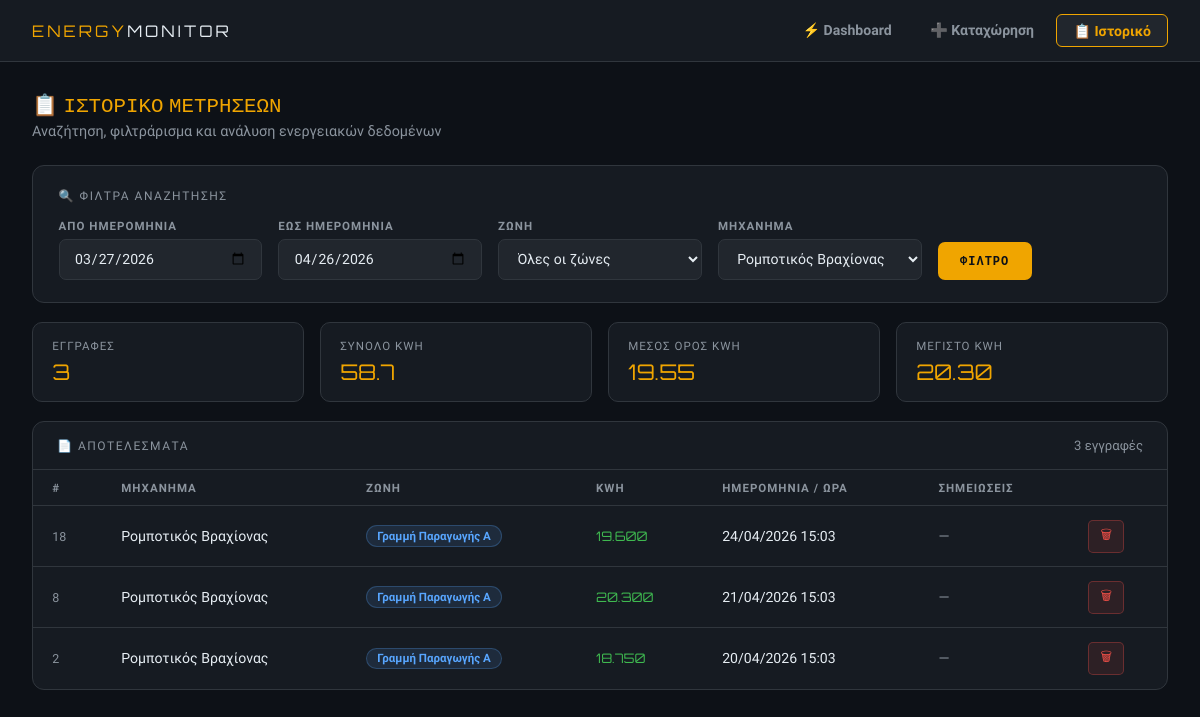
The app's page /history.php?machine_id=2 with its own data.
### tables this page shows
CREATE TABLE IF NOT EXISTS energy_readings (
    id          INT AUTO_INCREMENT PRIMARY KEY,
    machine_id  INT NOT NULL,
    kwh         DECIMAL(10,3) NOT NULL COMMENT 'Κατανάλωση σε kWh',
    recorded_at DATETIME NOT NULL,
    notes       TEXT,
    created_at  TIMESTAMP DEFAULT CURRENT_TIMESTAMP,
    FOREIGN KEY (machine_id) REFERENCES machines(id) ON DELETE CASCADE
);

CREATE TABLE IF NOT EXISTS machines (
    id              INT AUTO_INCREMENT PRIMARY KEY,
    zone_id         INT NOT NULL,
    name            VARCHAR(100) NOT NULL,
    model           VARCHAR(100),
    rated_power_kw  DECIMAL(8,2) NOT NULL COMMENT 'Ονομαστική ισχύς σε kW',
    status          ENUM('active','inactive','maintenance') DEFAULT 'active',
    created_at      TIMESTAMP DEFAULT CURRENT_TIMESTAMP,
    FOREIGN KEY (zone_id) REFERENCES zones(id) ON DELETE CASCADE
);

CREATE TABLE IF NOT EXISTS zones (
    id          INT AUTO_INCREMENT PRIMARY KEY,
    name        VARCHAR(100) NOT NULL,
    description TEXT,
    created_at  TIMESTAMP DEFAULT CURRENT_TIMESTAMP
);

### history.php (the view, shortened to what this page needs)
<?php
require_once 'config/db.php';
$f_machine = isset($_GET['machine_id']) ? (int) $_GET['machine_id'] : 0;
$f_from    = (!empty($_GET['from'])) ? $_GET['from'] : date('Y-m-d', strtotime('-30 days'));
$f_to      = (!empty($_GET['to']))   ? $_GET['to']   : date('Y-m-d');
$where = ["DATE(er.recorded_at) BETWEEN '$f_from' AND '$f_to'"];
if ($f_machine > 0) $where[] = "er.machine_id = $f_machine";
$where_sql = 'WHERE ' . implode(' AND ', $where);
$res = mysqli_query($con, "
    SELECT er.id, er.kwh, er.recorded_at, er.notes,
           m.name AS machine_name, z.name AS zone_name
    FROM energy_readings er
    JOIN machines m ON er.machine_id = m.id
    JOIN zones    z ON m.zone_id     = z.id
    $where_sql
    ORDER BY er.recorded_at DESC
    LIMIT 200
");
$rows = [];
while ($row = mysqli_fetch_assoc($res)) $rows[] = $row;
$sr = mysqli_query($con, "
    SELECT COUNT(*) AS cnt, SUM(er.kwh) AS total_kwh,
           AVG(er.kwh) AS avg_kwh, MAX(er.kwh) AS max_kwh
    FROM energy_readings er
    JOIN machines m ON er.machine_id = m.id
    $where_sql
");
$stats = mysqli_fetch_assoc($sr);
$mach_all = mysqli_query($con, "
    SELECT m.id, m.name, z.name AS zone_name
    FROM machines m JOIN zones z ON m.zone_id = z.id
    ORDER BY z.name, m.name
");
?>
<!DOCTYPE html>
<html lang="el">
<head>
</head>
<body>
<nav>
    <div class="logo">ENERGY<span>MONITOR</span></div>
    <div class="nav-links">
        <a href="index.php">⚡ Dashboard</a>
        <a href="add_reading.php">➕ Καταχώρηση</a>
        <a href="history.php" class="active">📋 Ιστορικό</a>
    </div>
</nav>
<div class="container">
    <div class="page-title">📋 ΙΣΤΟΡΙΚΟ ΜΕΤΡΗΣΕΩΝ</div>
    <div class="page-sub">Αναζήτηση, φιλτράρισμα και ανάλυση ενεργειακών δεδομένων</div>
    <div class="filter-card">
        <div class="filter-title">🔍 Φίλτρα Αναζήτησης</div>
        <form method="GET" action="history.php">
            <div class="filter-grid">
                <div>
                    <label>Από Ημερομηνία</label>
                    <input type="date" name="from" value="<?= htmlspecialchars($f_from) ?>">
                </div>
                <div>
                    <label>Έως Ημερομηνία</label>
                    <input type="date" name="to" value="<?= htmlspecialchars($f_to) ?>">
                </div>
                <div>
                    <label>Ζώνη</label>
                    <select name="zone_id">
                        <option value="0">Όλες οι ζώνες</option>
                    </select>
                </div>
                <div>
                    <label>Μηχάνημα</label>
                    <select name="machine_id">
                        <?php while ($m = mysqli_fetch_assoc($mach_all)): ?>
                        <option value="<?= $m['id'] ?>" <?= $f_machine == $m['id'] ? 'selected' : '' ?>>
                            <?= htmlspecialchars($m['name']) ?>
                        </option>
                        <?php endwhile; ?>
                    </select>
                </div>
                <div style="display:flex;align-items:flex-end">
                    <button type="submit" class="btn-filter">ΦΙΛΤΡΟ</button>
                </div>
            </div>
        </form>
    </div>
    <div class="mini-stats">
        <div class="mini-stat">
            <div class="mini-stat-label">Εγγραφές</div>
            <div class="mini-stat-value"><?= number_format((int)$stats['cnt']) ?></div>
        </div>
        <div class="mini-stat">
            <div class="mini-stat-label">Σύνολο kWh</div>
            <div class="mini-stat-value"><?= number_format((float)$stats['total_kwh'], 1) ?></div>
        </div>
        <div class="mini-stat">
            <div class="mini-stat-label">Μέσος Όρος kWh</div>
            <div class="mini-stat-value"><?= number_format((float)$stats['avg_kwh'], 2) ?></div>
        </div>
        <div class="mini-stat">
            <div class="mini-stat-label">Μέγιστο kWh</div>
            <div class="mini-stat-value"><?= number_format((float)$stats['max_kwh'], 2) ?></div>
        </div>
    </div>
    <div class="table-card">
        <div class="table-header">
            <span class="table-header-title">📄 Αποτελέσματα</span>
            <span class="table-header-count"><?= count($rows) ?> εγγραφές</span>
        </div>
        <?php if (empty($rows)): ?>
            <div class="no-data">⚡ Δεν βρέθηκαν μετρήσεις για τα επιλεγμένα φίλτρα.</div>
        <?php else: ?>
        <div style="overflow-x:auto">
        <table>
            <thead>
                <tr>
                    <th>#</th>
                    <th>Μηχάνημα</th>
                    <th>Ζώνη</th>
                    <th>kWh</th>
                    <th>Ημερομηνία / Ώρα</th>
                    <th>Σημειώσεις</th>
                    <th></th>
                </tr>
            </thead>
            <tbody>
                <?php foreach ($rows as $row): ?>
                <tr>
                    <td style="color:var(--muted);font-size:0.78rem"><?= $row['id'] ?></td>
                    <td><?= htmlspecialchars($row['machine_name']) ?></td>
                    <td><span class="badge"><?= htmlspecialchars($row['zone_name']) ?></span></td>
                    <td class="kwh"><?= number_format($row['kwh'], 3) ?></td>
                    <td><?= date('d/m/Y H:i', strtotime($row['recorded_at'])) ?></td>
                    <td style="color:var(--muted)"><?= htmlspecialchars($row['notes'] ?? '—') ?></td>
                    <td>
                        <form method="POST" onsubmit="return confirm('Διαγραφή αυτής της μέτρησης;')">
                            <button type="submit" class="btn-del">🗑</button>
                        </form>
                    </td>
                </tr>
                <?php endforeach; ?>
            </tbody>
        </table>
        </div>
        <?php endif; ?>
    </div>
</div>
</body>
</html>

### history.php (style rules this page uses)
:root { --bg:#0d1117; --surface:#161b22; --surface2:#21262d; --accent:#f0a500; --accent2:#58a6ff; --green:#3fb950; --red:#f85149; --text:#e6edf3; --muted:#8b949e; --border:#30363d; }
* { margin:0; padding:0; box-sizing:border-box; }
body { background:var(--bg); color:var(--text); font-family:'Exo 2',sans-serif; min-height:100vh; }
nav { background:var(--surface); border-bottom:1px solid var(--border); display:flex; align-items:center; justify-content:space-between; padding:0 2rem; height:62px; position:sticky; top:0; z-index:100; }
.logo { font-family:'Orbitron',monospace; font-size:1rem; color:var(--accent); letter-spacing:3px; }
.logo span { color:var(--text); }
.nav-links { display:flex; gap:0.4rem; }
.nav-links a { padding:0.45rem 1rem; border-radius:6px; text-decoration:none; color:var(--muted); font-size:0.88rem; font-weight:600; transition:all 0.18s; }
.nav-links a.active { background:var(--surface2); color:var(--accent); border:1px solid var(--accent); }
.container { max-width:1300px; margin:0 auto; padding:1.8rem 2rem; }
.page-title { font-family:'Orbitron',monospace; font-size:1.3rem; color:var(--accent); margin-bottom:0.3rem; }
.page-sub { color:var(--muted); font-size:0.9rem; margin-bottom:1.6rem; }
.filter-card { background:var(--surface); border:1px solid var(--border); border-radius:12px; padding:1.4rem 1.6rem; margin-bottom:1.2rem; }
.filter-title { font-size:0.75rem; text-transform:uppercase; letter-spacing:1.5px; color:var(--muted); margin-bottom:1rem; }
.filter-grid { display:grid; grid-template-columns:repeat(auto-fit,minmax(160px,1fr)); gap:1rem; align-items:end; }
.filter-grid label { display:block; font-size:0.72rem; text-transform:uppercase; letter-spacing:1px; color:var(--muted); margin-bottom:0.4rem; font-weight:600; }
input, select { width:100%; background:var(--surface2); border:1px solid var(--border); border-radius:7px; padding:0.65rem 0.9rem; color:var(--text); font-family:'Exo 2',sans-serif; font-size:0.88rem; outline:none; }
.btn-filter { padding:0.68rem 1.4rem; background:var(--accent); color:#0d1117; border:none; border-radius:7px; font-weight:700; cursor:pointer; font-family:'Orbitron',monospace; font-size:0.75rem; letter-spacing:1px; }
.mini-stats { display:grid; grid-template-columns:repeat(4,1fr); gap:1rem; margin-bottom:1.2rem; }
.mini-stat { background:var(--surface); border:1px solid var(--border); border-radius:10px; padding:1rem 1.2rem; }
.mini-stat-label { font-size:0.72rem; text-transform:uppercase; letter-spacing:1px; color:var(--muted); }
.mini-stat-value { font-family:'Orbitron',monospace; font-size:1.35rem; color:var(--accent); margin-top:0.3rem; }
.table-card { background:var(--surface); border:1px solid var(--border); border-radius:12px; overflow:hidden; }
.table-header { padding:1rem 1.5rem; border-bottom:1px solid var(--border); display:flex; justify-content:space-between; align-items:center; }
.table-header-title { font-size:0.75rem; text-transform:uppercase; letter-spacing:1.5px; color:var(--muted); }
.table-header-count { font-size:0.82rem; color:var(--muted); }
table { width:100%; border-collapse:collapse; }
th { padding:0.65rem 1.2rem; font-size:0.72rem; color:var(--muted); text-transform:uppercase; letter-spacing:1px; text-align:left; border-bottom:1px solid var(--border); font-weight:600; }
td { padding:0.85rem 1.2rem; font-size:0.88rem; border-bottom:1px solid var(--border); }
tr:last-child td { border-bottom:none; }
.badge { display:inline-block; padding:0.18rem 0.65rem; border-radius:20px; font-size:0.72rem; font-weight:700; background:rgba(88,166,255,0.12); color:var(--accent2); border:1px solid rgba(88,166,255,0.25); }
.kwh { font-family:'Orbitron',monospace; color:var(--green); font-size:0.82rem; }
.btn-del { background:rgba(248,81,73,0.1); border:1px solid rgba(248,81,73,0.3); color:var(--red); padding:0.28rem 0.7rem; border-radius:5px; cursor:pointer; font-size:0.8rem; }

### records on screen
energy_readings: id "18", machine.name "Ρομποτικός Βραχίονας", zones.name "Γραμμή Παραγωγής Α", kwh "19.600", recorded_at "24/04/2026 15:03", notes "—"
energy_readings: id "8", machine.name "Ρομποτικός Βραχίονας", zones.name "Γραμμή Παραγωγής Α", kwh "20.300", recorded_at "21/04/2026 15:03", notes "—"
energy_readings: id "2", machine.name "Ρομποτικός Βραχίονας", zones.name "Γραμμή Παραγωγής Α", kwh "18.750", recorded_at "20/04/2026 15:03", notes "—"

### other values on screen
$stats['cnt'] "3"
$stats['total_kwh'] "58.7"
$stats['avg_kwh'] "19.55"
$stats['max_kwh'] "20.30"
count($rows) "3"
form field machine_id "Ρομποτικός Βραχίονας"
